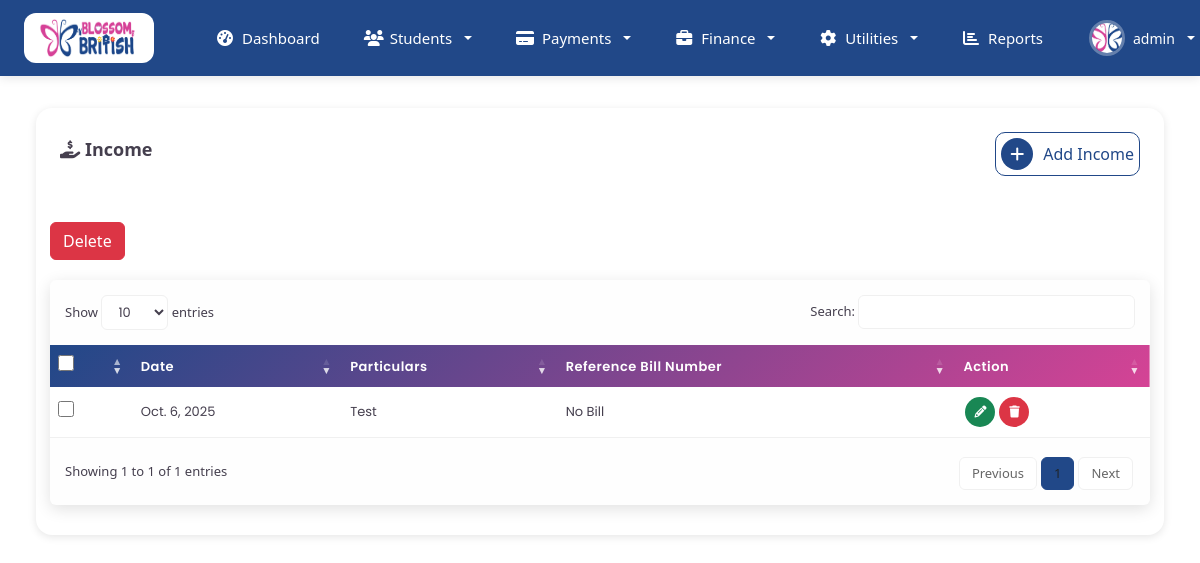
/finances/income (signed in), run on an earlier commit of the app's database.
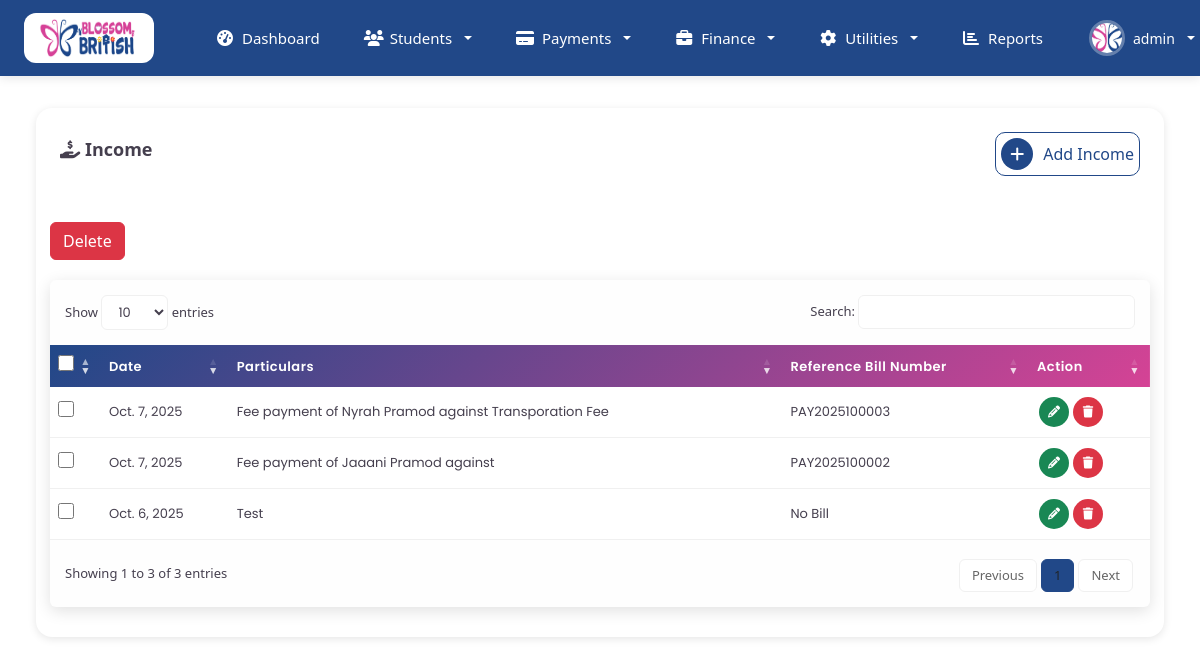
And on a later commit of the database.
### Finance/models.py (models this page shows)
class Income(models.Model):
    date = models.DateField(auto_now_add=True)
    perticulers = models.CharField(max_length=255)
    amount = models.FloatField()
    bill_number = models.CharField(max_length=20, default="No Bill")
    other = models.CharField(max_length=255, default=" ", null=True, blank=True)

### Finance/views.py (the view)
# urls.py: path("income",views.income, name= "income"),
@login_required(login_url="SignIn")
def income(request):
    income = Income.objects.all().order_by("-id")
    context = {
        "income":income
    }
    return render(request,"finance/income.html",context)

### home/context_processors.py (called while the page is built)
def user_context(request):
    if isinstance(request.user, AnonymousUser):
        return {}
    return {
        'user_full_name': f"{request.user.first_name} {request.user.last_name}".strip(),
        'user_initials': f"{request.user.first_name[:1]}{request.user.last_name[:1]}".upper() if request.user.first_name and request.user.last_name else request.user.username[:2].upper(),
        'user_role_display': request.user.role.title() if hasattr(request.user, 'role') else 'User',
    }

### templates/finance/income.html (shortened to what the changed rows need)
{% extends 'auth_templates/index.html' %}
{% block content %}
{% load static %}
<div class="content-page">
    <div class="container-fluid">
        <div class="row">
            <div class="col-lg-12">
                <div class="students-container">
                    <div class="dashboard-card-1">
                        <div class="card-content">
                            <form method="post" action="{% url 'delete_bulk_income' %}">
                                <div class="text-right mt-2 mb-2">
                                    <button
                                        onclick="return confirm('Are You Sure Do You Want To Delete Selected Items?')"
                                        type="submit" class="btn btn-danger">Delete</button>
                                </div>
                                <div class="table-responsive-1 rounded mb-3">
                                    <table class="data-tables table mb-0 tbl-server-info dispaly" id="incomeTable">
                                        <thead>
                                            <tr>
                                                <th>
                                                    <div class="checkbox d-inline-block">
                                                        <input type="checkbox" id="select-all" aria-checked="false"
                                                            class="checkbox-input">
                                                    </div>
                                                </th>
                                                <th>Date</th>
                                                <th>Particulars</th>
                                                <th>Reference Bill Number</th>
                                                <th>Action</th>
                                            </tr>
                                        </thead>
                                        <tbody class="ligth-body">
                                            {% for m in income %}
                                            <tr>
                                                <td>
                                                    <div class="checkbox d-inline-block">
                                                        <input type="checkbox" value="{{m.id}}" name="contact_id[]"
                                                            class="checkbox-input contact-checkbox">
                                                    </div>
                                                </td>
                                                <td>
                                                    {{m.date}}</td>
                                                <td>{{m.perticulers}}</td>
                                                <td>{{m.bill_number}}</td>
                                                <td>
                                                    <div class="d-flex align-items-center list-action">
                                                        <a class="badge bg-success mr-2" data-bs-toggle="tooltip"
                                                            data-bs-placement="top" title="" data-bs-original-title="Edit"
                                                            href="{%url 'update_income' m.id %}"><i class="fas fa-pencil"></i></a>
                                                        <a class="badge bg-danger mr-2" data-bs-toggle="modal"
                                                            data-bs-target="#deletemodel{{m.id}}"
                                                            data-bs-original-title="Delete" href="#">
                                                            <i class="fas fa-trash"></i></a>
                                                    </div>
                                                </td>
                                            </tr>
                                            {% endfor %}
                                        </tbody>
                                    </table>
                                </div>
                            </form>
                        </div>
                    </div>
                </div>
            </div>
        </div>
    </div>
</div>
<link rel="stylesheet" href="{% static 'css/jquery.dataTables.min.css' %}">
{% endblock %}

What changed in the data, as far as the page shows it:
added Income: date "Oct. 7, 2025", perticulers "Fee payment of Nyrah Pramod against Transporation Fee", bill_number "PAY2025100003"
added Income: date "Oct. 7, 2025", perticulers "Fee payment of Jaaani Pramod against", bill_number "PAY2025100002"
Also different on the page:
text written by a page script: "Show entries Search: Showing 1 to 1 of 1 entries Previous 1 Next" → "Show entries Search: Showing 1 to 3 of 3 entries Previous 1 Next"
